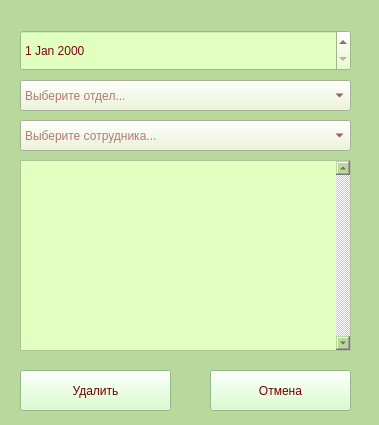
<?xml version="1.0" encoding="UTF-8"?>
<ui version="4.0">
 <class>Form</class>
 <widget class="QWidget" name="Form">
  <property name="geometry">
   <rect>
    <x>0</x>
    <y>0</y>
    <width>379</width>
    <height>425</height>
   </rect>
  </property>
  <property name="cursor">
   <cursorShape>PointingHandCursor</cursorShape>
  </property>
  <property name="windowTitle">
   <string>Удаление срока</string>
  </property>
  <property name="styleSheet">
   <string notr="true">background-color:rgb(183, 217, 156);
color: rgb(109, 29, 29);
border-color: 2px rgb(114, 165, 100);</string>
  </property>
  <widget class="QDateEdit" name="dateEdit_del">
   <property name="geometry">
    <rect>
     <x>20</x>
     <y>30</y>
     <width>331</width>
     <height>41</height>
    </rect>
   </property>
   <property name="styleSheet">
    <string notr="true">background-color: rgb(225, 255, 190);
font: 700 10pt &quot;Small Fonts&quot;;
color: rgb(125, 7, 23);

</string>
   </property>
  </widget>
  <widget class="QComboBox" name="joi_otdel_for_admin_del">
   <property name="geometry">
    <rect>
     <x>20</x>
     <y>80</y>
     <width>331</width>
     <height>31</height>
    </rect>
   </property>
   <property name="styleSheet">
    <string notr="true">background-color: rgb(234, 245, 211);
font: 700 10pt &quot;Small Fonts&quot;;
color: rgb(111, 0, 0);</string>
   </property>
   <property name="placeholderText">
    <string>Выберите отдел...</string>
   </property>
  </widget>
  <widget class="QPushButton" name="exit_del">
   <property name="geometry">
    <rect>
     <x>210</x>
     <y>370</y>
     <width>141</width>
     <height>41</height>
    </rect>
   </property>
   <property name="styleSheet">
    <string notr="true">background-color: rgb(206, 255, 193);
font: 700 10pt &quot;Small Fonts&quot;;
border-color: rgb(85, 85, 0);
color: rgb(111, 0, 0);</string>
   </property>
   <property name="text">
    <string>Отмена</string>
   </property>
   <property name="checkable">
    <bool>false</bool>
   </property>
   <property name="autoRepeat">
    <bool>false</bool>
   </property>
  </widget>
  <widget class="QPushButton" name="save_delete">
   <property name="geometry">
    <rect>
     <x>20</x>
     <y>370</y>
     <width>151</width>
     <height>41</height>
    </rect>
   </property>
   <property name="styleSheet">
    <string notr="true">background-color: rgb(206, 255, 193);
font: 700 10pt &quot;Small Fonts&quot;;
color: rgb(111, 0, 0);</string>
   </property>
   <property name="text">
    <string>Удалить</string>
   </property>
   <property name="checkable">
    <bool>false</bool>
   </property>
   <property name="autoRepeat">
    <bool>false</bool>
   </property>
  </widget>
  <widget class="QListWidget" name="listView_del">
   <property name="geometry">
    <rect>
     <x>20</x>
     <y>160</y>
     <width>331</width>
     <height>191</height>
    </rect>
   </property>
   <property name="styleSheet">
    <string notr="true">background-color: rgb(225, 255, 190);
font: 700 10pt &quot;Small Fonts&quot;;
color: rgb(125, 7, 23);

</string>
   </property>
   <property name="verticalScrollBarPolicy">
    <enum>Qt::ScrollBarPolicy::ScrollBarAlwaysOn</enum>
   </property>
  </widget>
  <widget class="QComboBox" name="joi_sotr_for_admin_del">
   <property name="geometry">
    <rect>
     <x>20</x>
     <y>120</y>
     <width>331</width>
     <height>31</height>
    </rect>
   </property>
   <property name="styleSheet">
    <string notr="true">background-color: rgb(234, 245, 211);
font: 700 10pt &quot;Small Fonts&quot;;
color: rgb(111, 0, 0);</string>
   </property>
   <property name="placeholderText">
    <string>Выберите сотрудника...</string>
   </property>
  </widget>
 </widget>
 <resources/>
 <connections/>
</ui>
